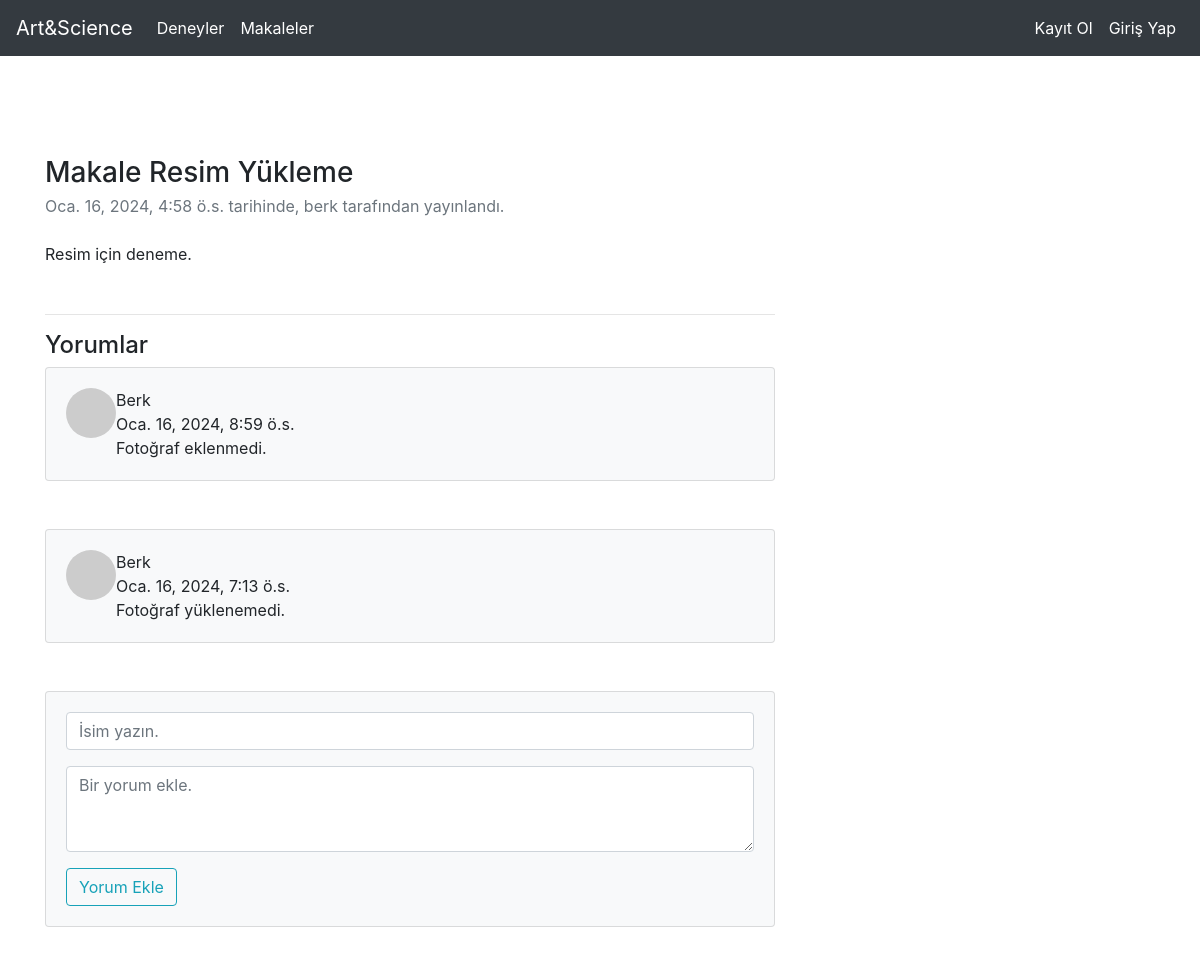
Screenshot of /articles/article/5 with the database file from the repository.
### article/models.py (models this page shows, shortened)
class Article(models.Model):#importtaki models'in içindeki Model class'ından türetmemiz gerekiyor.
    author = models.ForeignKey("auth.User", on_delete = models.CASCADE, verbose_name = "Yazar" )#Bu alanımız aslında user tablosuna işaret ediyor diyoruz. Yani buraya herhangi bir user yazdığımız zaman aslında o tablodaki user’ın direkt buraya geldiğini göreceğiz.
    title = models.CharField(max_length = 50,verbose_name = "Başlık")
    content = RichTextField()
    created_date = models.DateTimeField(auto_now_add=True,verbose_name = "Oluşturulma Tarihi")
    article_image = models.FileField(blank = True, null = True,verbose_name="Makale Fotoğrafı")
    class Meta:
        ordering = ["-created_date"] #En son eklenen makale ilk gösterilmesi için bunu ekledik.

class Comment(models.Model):
    article = models.ForeignKey(Article, on_delete = models.CASCADE,verbose_name="Makale",related_name = "comments")
    comment_author = models.CharField(max_length = 50, verbose_name = "İsim")
    comment_content = models.CharField(max_length = 200, verbose_name ="Yorum")
    comment_date = models.DateTimeField(auto_now_add = True)
    class Meta:
        ordering = ["-comment_date"] #En son eklenen yorum ilk gösterilmesi için bunu ekledik.

### article/views.py (the view)
# urls.py: path('article/<int:id>',views.detail,name = "detail"),
def detail(request,id):
    article = get_object_or_404(Article, id = id)
    comments = article.comments.all() #Article'ın ilişkili olduğu yorumların hepsini aldık.
    return render(request,"detail.html",{"article":article,"comments":comments})

### templates/detail.html (shortened to what this page needs)
{% extends "layout.html" %}
{%  block body_field %}
<div class="row">
    <div class="col-lg-8">
        <article>
            <header class="mb-4">
                <h3 class="fw-bolder mb-1">{{article.title}}</h3>
                <div class="text-muted fst-italic mb-2">{{article.created_date}} tarihinde, {{article.author.username}} tarafından yayınlandı.</div>
            </header>
            <section class="mb-5">
                <p class="fs-5 mb-4">{{article.content|safe}}</p>
            </section>
        </article>
        <hr>
        <h4>Yorumlar</h4>
        {% if comments %}
            {% for comment in comments %}
                <section class="mb-5">
                    <div class="card bg-light">
                        <div class="card-body">
                            <div class="d-flex">
                                <div class="flex-shrink-0"><img class="rounded-circle" src="https://dummyimage.com/50x50/ced4da/6c757d.jpg" alt="..." /></div>
                                <div class="ms-3">
                                    <div class="fw-bold">{{comment.comment_author}}</div>
                                    {{comment.comment_date}}
                                    <br>
                                    {{comment.comment_content}}
                                </div>
                            </div>
                        </div>
                    </div>
                </section>
            {% endfor %}
        {% else %}
            <div class="alert alert-danger">Herhangi bir yorum yok!</div>
        {% endif %}
        <section class="mb-5">
            <div class="card bg-light">
                <div class="card-body">
                    <form method="post" action="{% url 'article:comment' article.id %}">
                        <div class="form-group">
                        <input name="comment_author" type="text" class="form-control" id="exampleInputEmail1" aria-describedby="emailHelp" placeholder="İsim yazın.">
                        </div>
                        <div class="form-group">
                        <textarea name="comment_content" class="form-control" rows="3" placeholder="Bir yorum ekle."></textarea>
                        </div>
                        <button type="submit" class="btn btn-outline-info">Yorum Ekle</button>
                    </form>
                </div>
            </div>
        </section>
    </div>
</div>
{% endblock %}

### rows the page displays
Article: title "Makale Resim Yükleme", created_date "Oca. 16, 2024, 4:58 ö.s.", author.username "berk", content "Resim için deneme."
Comment: comment_author "Berk", comment_date "Oca. 16, 2024, 8:59 ö.s.", comment_content "Fotoğraf eklenmedi."
Comment: comment_author "Berk", comment_date "Oca. 16, 2024, 7:13 ö.s.", comment_content "Fotoğraf yüklenemedi."
